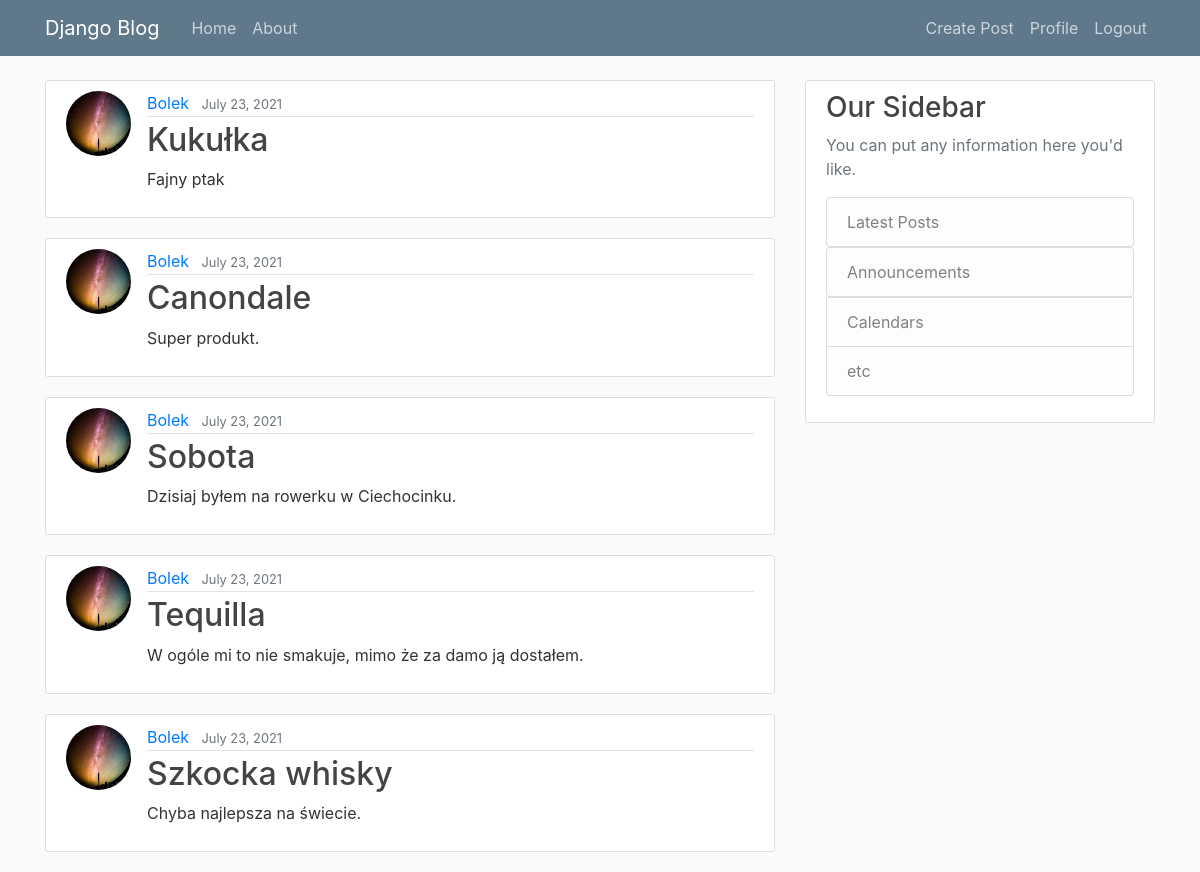
/ (signed in), run on the app's committed database.
### blog/models.py (models this page shows, shortened)
class Post(models.Model):
    title = models.CharField(max_length=100)
    content = models.TextField()
    date_posted = models.DateTimeField(default=timezone.now)
    author = models.ForeignKey(User,on_delete=models.CASCADE)

### users/models.py (models this page shows, shortened)
class Profile(models.Model):
    user = models.OneToOneField(User, on_delete=models.CASCADE)
    image = models.ImageField(default='default.jpg', upload_to='profile_images')

### blog/views.py (the view)
# urls.py: path('', PostListView.as_view(), name='blog-home'),
class PostListView(ListView):
    model = Post
    template_name = 'blog/home.html'
    context_object_name = 'posts'
    ordering = ['-date_posted']
    paginate_by = 5

### blog/templates/blog/home.html
{% extends "blog/base.html" %}
{% block content %}
{%  for post in posts %}
    <article class="media content-section">
        <img class="rounded-circle article-img" src="{{ post.author.profile.image.url }}">
        <div class="media-body">
            <div class="article-metadata">
                <a class="mr-2" href="#">{{ post.author }}</a>
                <small class="text-muted">{{ post.date_posted|date:"F d, Y" }}</small>
            </div>
            <h2><a class="article-title" href="{% url 'post-detail' post.id %}">{{ post.title }}</a></h2>
            <p class=" article-content">{{ post.content }}</p>
        </div>
    </article>
{%  endfor %}
{%  endblock content %}

### blog/static/blog/main.css (style rules this page uses)
body { background: #fafafa; color: #333333; margin-top: 5rem; }
h1, h2, h3, h4, h5, h6 { color: #444444; }
.content-section { background: #ffffff; padding: 10px 20px; border: 1px solid #dddddd; border-radius: 3px; margin-bottom: 20px; }
.article-title { color: #444444; }
.article-content { white-space: pre-line; }
.article-img { height: 65px; width: 65px; margin-right: 16px; }
.article-metadata { padding-bottom: 1px; margin-bottom: 4px; border-bottom: 1px solid #e3e3e3 }

### data on the page
Post: author.profile.image (picture), author "Bolek", date_posted "July 23, 2021", title "Kukułka", content "Fajny ptak"
Post: author.profile.image (picture), author "Bolek", date_posted "July 23, 2021", title "Canondale", content "Super produkt."
Post: author.profile.image (picture), author "Bolek", date_posted "July 23, 2021", title "Sobota", content "Dzisiaj byłem na rowerku w Ciechocinku."
Post: author.profile.image (picture), author "Bolek", date_posted "July 23, 2021", title "Tequilla", content "W ogóle mi to nie smakuje, mimo że za damo ją dostałem."
Post: author.profile.image (picture), author "Bolek", date_posted "July 23, 2021", title "Szkocka whisky", content "Chyba najlepsza na świecie."
